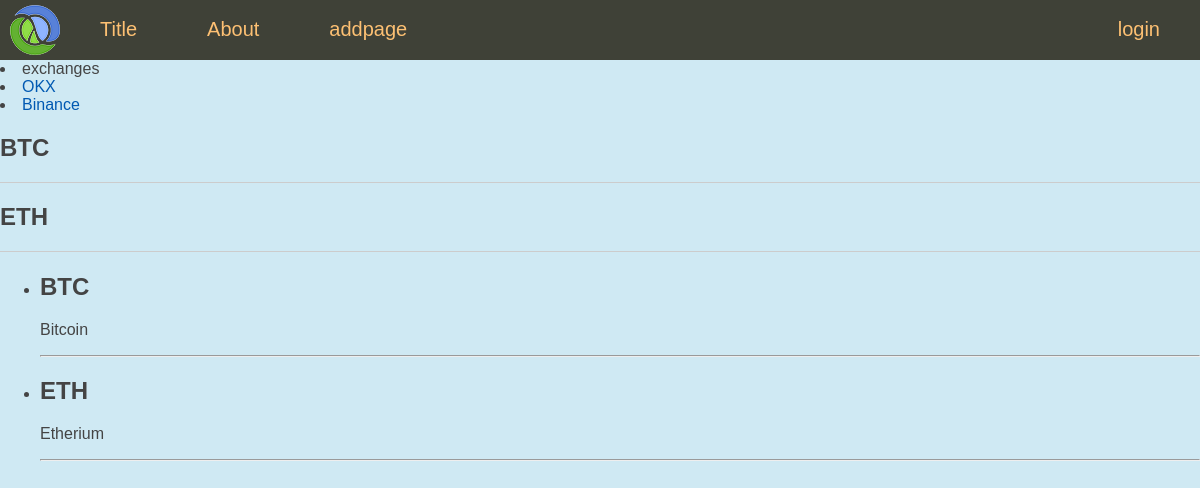
The page / on the database its author committed.
### coinprice/models.py (models this page shows, shortened)
class Category(models.Model):
    name = models.CharField(max_length=100, db_index=True)
    def get_absolute_url(self):
        return reverse('category', kwargs={'cat_id': self.pk})

class coins(models.Model):
    title = models.CharField(max_length=255)
    content = models.TextField(blank=True)
    photo = models.ImageField()
    cat = models.ForeignKey('Category', on_delete=models.PROTECT, null=True)

### coinprice/views.py (the view)
# urls.py: path('', index, name='home'),
def index(request):
    posts = coins.objects.all()
    cats = Category.objects.all()
    context = {
        'posts': posts,
        'cats': cats,
        'menu': menu,
        'title':'Title',
        'cat_selected': 0
    }
    return render(request, 'coinprice/index.html', context=context)

### coinprice/templates/coinprice/index.html (shortened to what this page needs)
{% extends 'coinprice/base.html' %}
{% block content %}
<ul class="list-articles">
    {% for p in posts %}
        <li><h2>{{p.title}}</h2></li>
    {% endfor %}
</ul>
<ul>
    {% for p in posts %}
    <li>
        <h2>{{p.title}}</h2>
        <p>{{p.content}}</p>
        <hr>
    </li>
    {% endfor %}
</ul>
{% endblock %}

### coinprice/templates/coinprice/base.html (shortened to what this page needs)
{% load static %}
<!DOCTYPE html>
<html>
<head>
    <link type="text/css" href="{% static 'coinprice/css/styles.css' %}" rel="stylesheet" />
</head>
<body>
{% block mainmenu %}
    <div class="header">
        <ul id="mainmenu" class="mainmenu">
        <li class="logo"><a href="/"><div class="logo"></div></a></li>
{% for m in menu %}
    {% if not forloop.last %}
        <li><a href="{% url m.url_name %}">{{m.title}}</a></li>
    {% else %}
        <li class="last"><a href="{% url m.url_name %}">{{m.title}}</a></li>
    {% endif %}
{% endfor %}
        </ul>
    </div>
{% endblock mainmenu %}
{% if cat_selected == 0%}
    <li class="selected">exchanges</li>
{% else %}
    <li><a href="{% url 'home' %}">exchanges</a></li>
{% endif %}
{% for c in cats %}
   {% if c.pk == cat_selected %}
        <li class="selected">{{c.name}}</li>
    {% else %}
        <li><a href="{{ c.get_absolute_url }}">{{c.name}}</a></li>
    {% endif %}
{% endfor %}
{% block content %}
{% endblock content %}
</body>
</html>

### coinprice/static/coinprice/css/styles.css (style rules this page uses)
html, body { font-family: 'Arial'; margin: 0; padding: 0; height: 100%; width: 100%; color: #444; background: #cfe9f3; }
a { color: #0059b2; text-decoration: none; }
ul.list-articles { list-style: none; margin: 0; padding: 0; }
ul.list-articles li { border-bottom: 1px solid #ccc; }
.header { background: #3F4137; height: 60px; }
.logo { background: url('../images/logo.png') no-repeat 10px 5px; width: 70px; height: 60px; }
ul.mainmenu { list-style: none; margin: 0; padding: 0; height: 60px; color: #fdc073; font-size: 20px; overflow: hidden; }
ul.mainmenu li { float: left; margin: 18px 40px 0 30px; }
ul.mainmenu li.logo { margin: 0; }
ul.mainmenu li.last { float: right; }
ul.mainmenu li a { color: #fdc073; text-decoration: none; }

### rows shown on the page
Category: name "OKX"
Category: name "Binance"
coins: title "BTC", content "Bitcoin"
coins: title "ETH", content "Etherium"

### other values the page prints
{{ m.title }} "Title" "About" "addpage"
{{ m.title }} "login"
